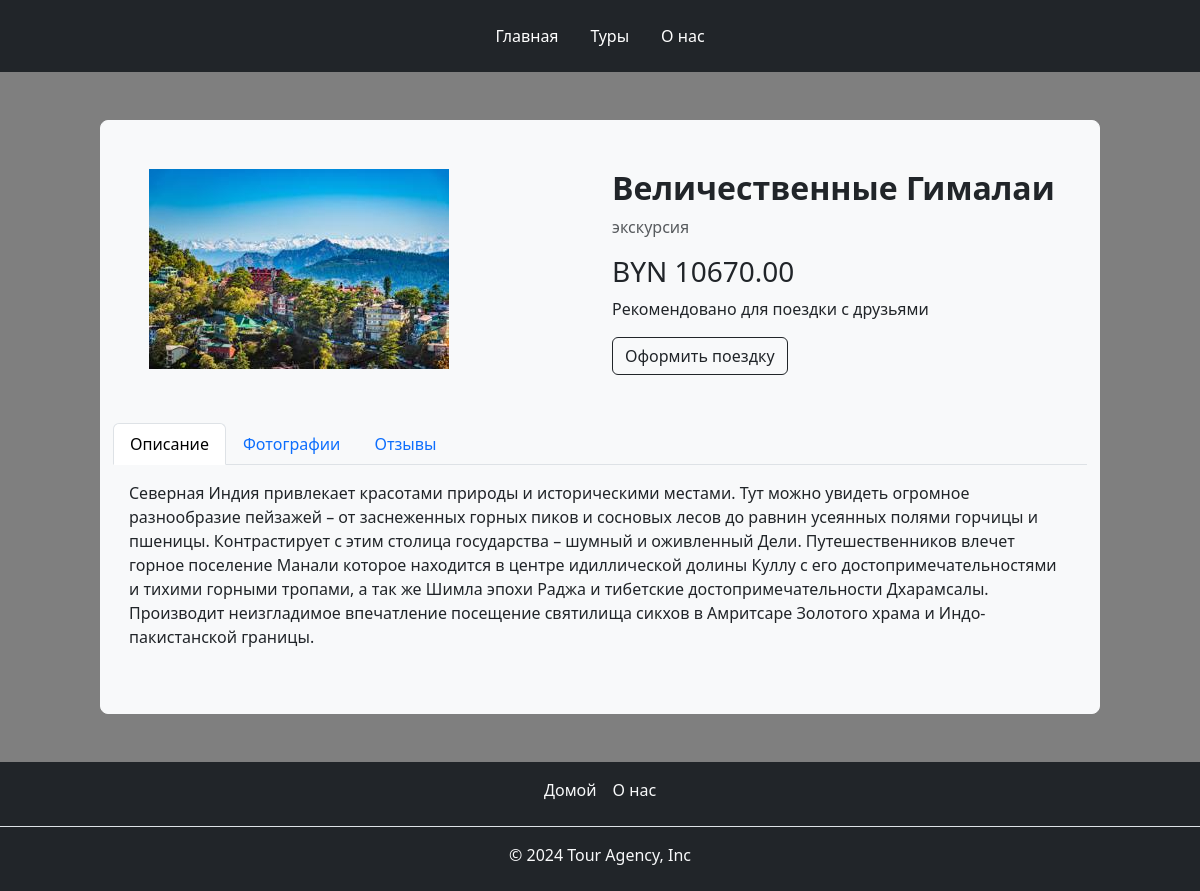
Screenshot of /catalog/tour/velichestvennye-gimalai with the database file from the repository.
### catalog/models.py (models this page shows, shortened)
class Tour(models.Model):
    name = models.CharField(max_length=200, verbose_name="Tour name")
    category = models.ForeignKey(Category, on_delete=models.CASCADE, related_name="tours")
    price = models.DecimalField(verbose_name="Price", max_digits=10, decimal_places=2)
    destination = models.ForeignKey(Country, on_delete=models.CASCADE, related_name="tours")
    city = models.CharField(verbose_name="City", max_length=50, null=True, blank=True)
    description = models.TextField(verbose_name="Description", null=True, blank=True)
    duration = models.IntegerField(verbose_name="Duration", null=True, blank=True)
    is_family = models.BooleanField(verbose_name="Family", null=True, blank=True, default=False)
    is_visa = models.BooleanField(verbose_name="Visa", null=True, blank=True)
    image = models.ImageField(
        verbose_name="Image",
        upload_to="products/%Y/%m/%d",
        blank=True,
        default="default_trip.png"
    )
    created_at = models.DateTimeField(auto_now_add=True)
    updated_at = models.DateTimeField(auto_now=True)
    slug = models.SlugField(max_length=100, unique=True)
    class Meta:
        verbose_name = "Tour"
        verbose_name_plural = "Tours"
        ordering = ["name"]

class Category(models.Model):
    name = models.CharField( verbose_name="Name", max_length=100)
    slug = models.SlugField(max_length=100, unique=True)
    class Meta:
        verbose_name = "Category"
        verbose_name_plural = "Categories"

### catalog/views.py (the view)
# urls.py: path("tour/<slug:tour_slug>", TourDetailView.as_view(), name="tour_detail")
class TourDetailView(DetailView):
    model = Tour
    template_name = "tour.html"
    slug_url_kwarg = "tour_slug"
    context_object_name = "tour"
    def get_context_data(self, **kwargs):
        context = super().get_context_data(**kwargs)
        context["title"] = f"Tour Agency - {context['tour'].name}"
        tour = get_object_or_404(Tour, slug=self.kwargs.get("tour_slug"))
        context["tour_photos"] = tour.tour_photos.all()
        return context

### catalog/templates/tour.html (shortened to what this page needs)
{% extends 'base.html' %}
{% block content %}
    <div class="container bg-light py-5 my-5 border border-light rounded-3" style=
            "max-width: 1000px;">
        <div class="row">
            <div class="col-lg-6 ps-5">
                <img src="{{ tour.image.url }}" class="img-fluid" alt="Tour Image">
            </div>
            <div class="col-lg-6">
                <h2 class="fw-bold">{{ tour.name }}</h2>
                <p class="text-muted">{{ tour.category.name }}</p>
                <h3 class="my-2">BYN {{ tour.price }}</h3>
                {% if tour.is_family %}
                    <p class="mb-2">Можно всей семьей</p>
                {% else %}
                    <p class="mb-2">Рекомендовано для поездки с друзьями</p>
                {% endif %}
                <button class="btn btn-outline-dark mt-2" onclick="window.location.href='{% url 'orders:create_order' tour.slug %}'">Оформить поездку</button>
            </div>
        </div>
        <ul class="nav nav-tabs mt-5" id="productTab" role="tablist">
            <li class="nav-item" role="presentation">
                <button class="nav-link active" id="description-tab" data-bs-toggle="tab" data-bs-target="#description"
                        type="button" role="tab" aria-controls="description" aria-selected="true">Описание
                </button>
            </li>
            <li class="nav-item" role="presentation">
                <button class="nav-link" id="specs-tab" data-bs-toggle="tab" data-bs-target="#specs" type="button"
                        role="tab" aria-controls="specs" aria-selected="false">Фотографии
                </button>
            </li>
            <li class="nav-item" role="presentation">
                <button class="nav-link" id="reviews-tab" data-bs-toggle="tab" data-bs-target="#reviews" type="button"
                        role="tab" aria-controls="reviews" aria-selected="false">Отзывы
                </button>
            </li>
        </ul>
        <div class="tab-content" id="productTabContent">
            <div class="tab-pane fade show active" id="description" role="tabpanel" aria-labelledby="description-tab">
                <p class="m-3">
                    {{ tour.description }}
                </p>
            </div>
        </div>
    </div>
{% endblock %}

### templates/base.html (style rules this page uses)
body { background: linear-gradient(rgba(0, 0, 0, 0.5), rgba(0, 0, 0, 0.5)), url('https://blog-cdn.el.olx.com.pk/wp-content/uploads/2022/04/29150834/Roadtrip.jpg') no-repeat center center fixed; background-size: cover; }

### rows the page displays
Tour: image (picture), name "Величественные Гималаи", category.name "экскурсия", price "10670.00", description "Северная Индия привлекает красотами природы и историческими местами. Тут можно увидеть огромное разнообразие пейзажей – от заснеженных горных пиков и сосновых лесов до равнин усеянных полями горчицы и пшеницы. Контрастирует с этим столица государства – шумный и оживленный Дели. Путешественников влечет горное поселение Манали которое находится в центре идиллической долины Куллу с его достопримечательностями и тихими горными тропами, а так же Шимла эпохи Раджа и тибетские достопримечательности Дхарамсалы. Производит неизгладимое впечатление посещение святилища сикхов в Амритсаре Золотого храма и Индо-пакистанской границы."
